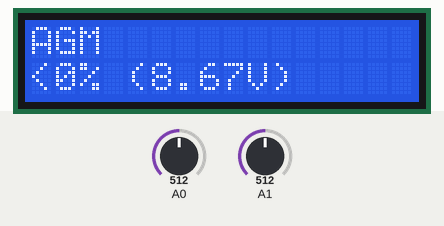
The sketch below on a simulated Arduino Uno, built with avr-gcc and run on an emulated ATmega328P. On the bench: 16×2 character LCD. The inputs (shaded band) are chosen by the test bench; at power-on: A0 = 512, A1 = 512.

Above: at 1.2 s.
1.3 s: A0 set to 606
At 3.1 s:
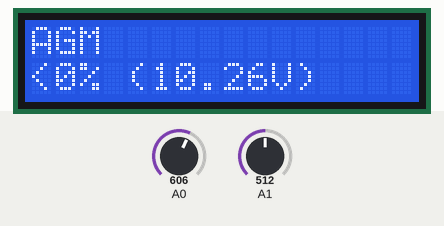
3.5 s: A0 set to 638
At 5.0 s:
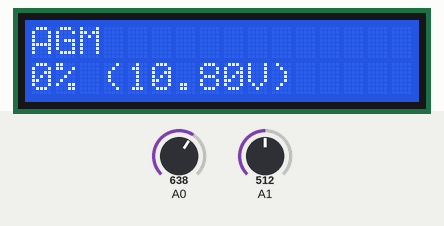
5.5 s: A1 set to 505
At 6.9 s:
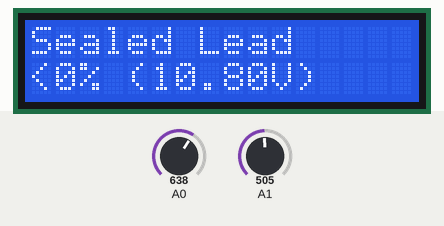
7.5 s: A1 set to 268
9.3 s: A1 set to 240
At 10.8 s:
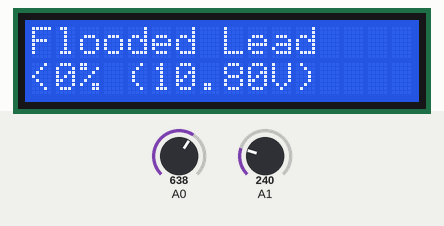
11.6 s: A0 set to 716
At 12.8 s:
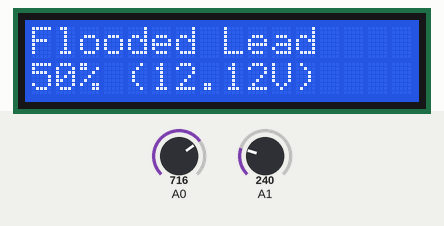
Timing chart, 0 to 14.6 s (numbered marks = the images above; inputs shaded):
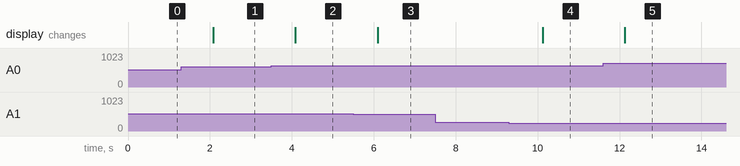

The sketch:

main.ino
```cpp
#define LCD_RS 12
#define LCD_EN 11
#define LCD_D4 5
#define LCD_D5 4
#define LCD_D6 3
#define LCD_D7 2

#define K 16.93

#include <LiquidCrystal.h>

LiquidCrystal lcd(LCD_RS, LCD_EN, LCD_D4, LCD_D5, LCD_D6, LCD_D7);

const float levels[3][11] = {
  // 0,10%,20%...100% voltages
  {11.59E+3, 11.63E+3, 11.76E+3, 11.87E+3, 11.97E+3, 12.07E+3, 12.18E+3, 12.29E+3, 12.41E+3, 12.53E+3, 12.64+3}, // Flooded Pb-Acid
  {11.63E+3, 11.7E+3, 11.81E+3, 11.96E+3, 12.11E+3, 12.23E+3, 12.41E+3, 12.51E+3, 12.65E+3, 12.78E+3, 12.89E+3}, // Sealed Pb-Acid
  {10.50E+3, 11.51E+3, 11.66E+3, 11.81E+3, 11.95E+3, 12.05E+3, 12.15E+3, 12.30E+3, 12.50E+3, 12.75E+3, 13E+3} // AGM
};

const char* types[3] = {
  "Flooded Lead",
  "Sealed Lead",
  "AGM"
};

void setup() {
  analogReference(INTERNAL);
  lcd.begin(16, 2);
}

void loop() {
  uint16_t sel = analogRead(A1)>>8; // take 2MSB as mode selector
  if(sel==3) sel=0; // avoid 4th state
  uint16_t val = analogRead(A0);
  float val_f = (float)val;
  val_f*=K;
  int it=0;

  while((it<11)&&(val_f>levels[sel][it])) it++; // test all levels

  lcd.clear();
  lcd.print(types[sel]);
  lcd.setCursor(0, 1);
  if(it>0) {
    it--;
    lcd.print(it*10);
  } else {
    lcd.print("<0");
  }
  lcd.print("% ("+String(val_f*1E-3)+"V)");
  delay(1000);
}
```

Measured:
- the behaviour switches between 620 and 621 on A0 (found by bisection; images 1 and 2)
- the behaviour switches between 512 and 511 on A1 (found by bisection; images 2 and 3)
- the behaviour switches between 256 and 255 on A1 (found by bisection; images 3 and 4)
- after the input at 1.3 s, the display: changes after 0.78 s (image 1)
- after the input at 3.5 s, the display: changes after 0.59 s (image 2)
- after the input at 5.5 s, the display: changes after 0.60 s (image 3)
- after the input at 7.5 s, every drawn part: stays the same
- after the input at 9.3 s, the display: changes after 0.82 s (image 4)
- after the input at 11.6 s, the display: changes after 0.53 s (image 5)
